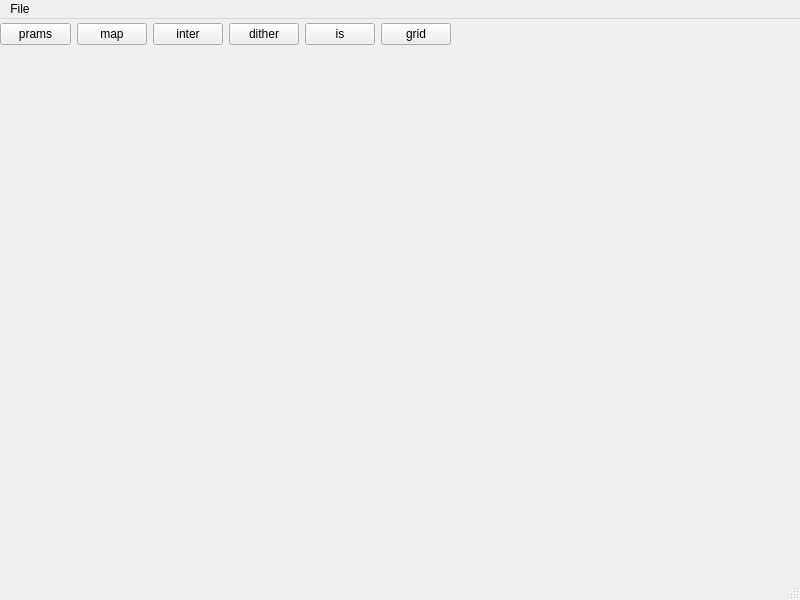
<?xml version="1.0" encoding="UTF-8"?>
<ui version="4.0">
 <class>MainWindow</class>
 <widget class="QMainWindow" name="MainWindow">
  <property name="geometry">
   <rect>
    <x>0</x>
    <y>0</y>
    <width>800</width>
    <height>600</height>
   </rect>
  </property>
  <property name="windowTitle">
   <string>MainWindow</string>
  </property>
  <widget class="QWidget" name="centralwidget">
   <widget class="QWidget" name="gridLayoutWidget">
    <property name="geometry">
     <rect>
      <x>0</x>
      <y>0</y>
      <width>451</width>
      <height>31</height>
     </rect>
    </property>
    <layout class="QGridLayout" name="gridLayout">
     <item row="0" column="4">
      <widget class="QPushButton" name="isolines">
       <property name="text">
        <string>is</string>
       </property>
      </widget>
     </item>
     <item row="0" column="0">
      <widget class="QPushButton" name="pushButton">
       <property name="text">
        <string>prams</string>
       </property>
      </widget>
     </item>
     <item row="0" column="5">
      <widget class="QPushButton" name="grid">
       <property name="text">
        <string>grid</string>
       </property>
      </widget>
     </item>
     <item row="0" column="3">
      <widget class="QPushButton" name="dither">
       <property name="text">
        <string>dither</string>
       </property>
      </widget>
     </item>
     <item row="0" column="2">
      <widget class="QPushButton" name="interpolation">
       <property name="text">
        <string>inter</string>
       </property>
      </widget>
     </item>
     <item row="0" column="1">
      <widget class="QPushButton" name="map">
       <property name="text">
        <string>map</string>
       </property>
      </widget>
     </item>
    </layout>
   </widget>
  </widget>
  <widget class="QMenuBar" name="menubar">
   <property name="geometry">
    <rect>
     <x>0</x>
     <y>0</y>
     <width>800</width>
     <height>22</height>
    </rect>
   </property>
   <widget class="QMenu" name="menuFile">
    <property name="title">
     <string>File</string>
    </property>
    <addaction name="actionSave_as"/>
    <addaction name="actionSave"/>
    <addaction name="actionNew_File"/>
    <addaction name="actionSettings"/>
   </widget>
   <addaction name="menuFile"/>
  </widget>
  <widget class="QStatusBar" name="statusbar"/>
  <action name="actionSettings">
   <property name="text">
    <string>Settings</string>
   </property>
  </action>
  <action name="actionSave_as">
   <property name="text">
    <string>Save as</string>
   </property>
  </action>
  <action name="actionSave">
   <property name="text">
    <string>Save</string>
   </property>
  </action>
  <action name="actionNew_File">
   <property name="text">
    <string>New File</string>
   </property>
  </action>
 </widget>
 <resources/>
 <connections/>
</ui>
